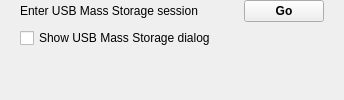
     <widget class="QWidget" name="Storage">
      <layout class="QVBoxLayout" name="verticalLayout_12">
       <property name="leftMargin">
        <number>20</number>
       </property>
       <property name="topMargin">
        <number>0</number>
       </property>
       <property name="rightMargin">
        <number>20</number>
       </property>
       <property name="bottomMargin">
        <number>0</number>
       </property>
       <item>
        <layout class="QGridLayout" name="gridLayout_23">
         <property name="bottomMargin">
          <number>0</number>
         </property>
         <item row="0" column="0">
          <layout class="QGridLayout" name="gridLayout_4">
           <property name="bottomMargin">
            <number>0</number>
           </property>
           <item row="1" column="0">
            <widget class="QLabel" name="label_6">
             <property name="text">
              <string>Enter USB Mass Storage session</string>
             </property>
            </widget>
           </item>
           <item row="1" column="2">
            <widget class="QPushButton" name="usbmsBtn">
             <property name="font">
              <font>
               <weight>75</weight>
               <bold>true</bold>
              </font>
             </property>
             <property name="text">
              <string>Go</string>
             </property>
            </widget>
           </item>
           <item row="1" column="1">
            <spacer name="horizontalSpacer_2">
             <property name="orientation">
              <enum>Qt::Horizontal</enum>
             </property>
             <property name="sizeHint" stdset="0">
              <size>
               <width>40</width>
               <height>20</height>
              </size>
             </property>
            </spacer>
           </item>
          </layout>
         </item>
         <item row="1" column="0">
          <widget class="QCheckBox" name="usbmsDialogBox">
           <property name="text">
            <string>Show USB Mass Storage dialog</string>
           </property>
          </widget>
         </item>
         <item row="2" column="0">
          <spacer name="verticalSpacer_7">
           <property name="orientation">
            <enum>Qt::Vertical</enum>
           </property>
           <property name="sizeHint" stdset="0">
            <size>
             <width>20</width>
             <height>40</height>
            </size>
           </property>
          </spacer>
         </item>
        </layout>
       </item>
      </layout>
     </widget>
